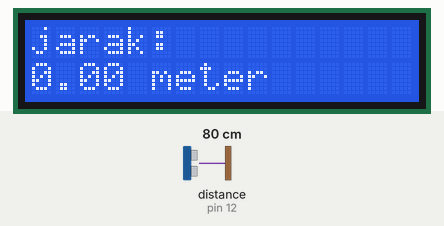
This sketch was run on a simulated Arduino Mega 2560, built with avr-gcc and run on an emulated ATmega2560. Shown: 16×2 character LCD. The test bench sets the inputs (shaded band); at power-on: distance to the obstacle (sensor on pin 12) 80 cm.

Above: at 3.3 s.
3.4 s: distance to the obstacle (sensor on pin 12) set to 2 cm
At 5.0 s:
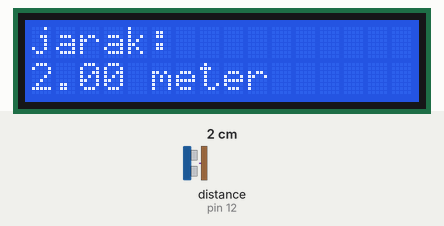
5.7 s: distance to the obstacle (sensor on pin 12) set to 4 cm
At 6.8 s:
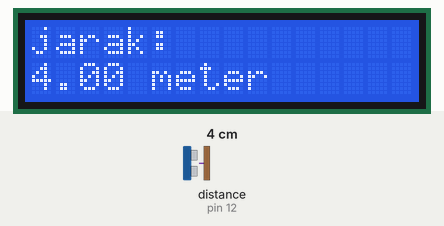
7.7 s: distance to the obstacle (sensor on pin 12) set to 9 cm
At 8.7 s:
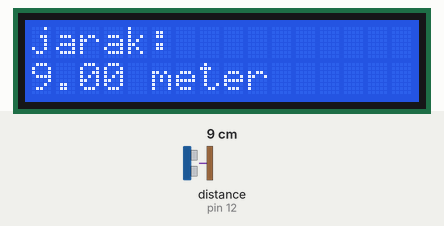
Timing chart, 0 to 10.7 s (numbered marks = the images above; inputs shaded):
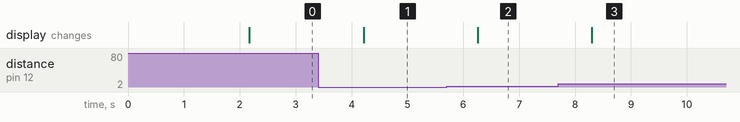

The sketch:

PenggarisLCDUltrasonikHCSR04.ino
```cpp
#include <NewPing.h>
#include <Wire.h>
#include <LiquidCrystal_I2C.h>

LiquidCrystal_I2C lcd(0x27,16,2);  // set the LCD address to 0x27 for a 16 chars and 2 line display
NewPing sensor (11,12,30);
float jarak; //float untuk nilai 0.00, kalau mau tanpa .00 ganti jadi long

void setup()
{
  lcd.init();                      // initialize the lcd
  lcd.init();
  // Print a message to the LCD.
  lcd.backlight();
  lcd.setCursor(0,0);
  lcd.print("Hello, world!");
  lcd.setCursor(1,1);
  lcd.print("ARDUINO");
  delay(2000);
  lcd.clear();

}


void loop()
{
  jarak=sensor.ping_cm();
  lcd.setCursor(0,0);
  lcd.print("jarak: ");
  lcd.setCursor(0,1);
  lcd.print(jarak);
  lcd.println(" meter");
  delay(1000);
}
```

Measured:
- after the input at 3.4 s, the display: changes after 0.81 s (image 1)
- after the input at 5.7 s, the display: changes after 0.55 s (image 2)
- after the input at 7.7 s, the display: changes after 0.60 s (image 3)
